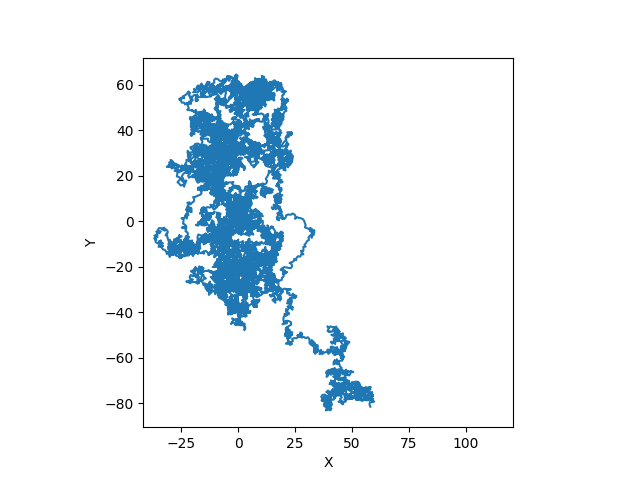

Write Python code to recreate this figure.
import os
import numpy as np
import matplotlib.pyplot as plt


a = os.system("g++ walk.cpp -o walk.x")
a = os.system("./walk.x > walk.dat")

plt.figure()
data = np.loadtxt("walk.dat")
plt.plot(data[:,0], data[:,1])
plt.axis('square')
plt.xlabel('X')
plt.ylabel('Y')
plt.savefig("walk.png")


